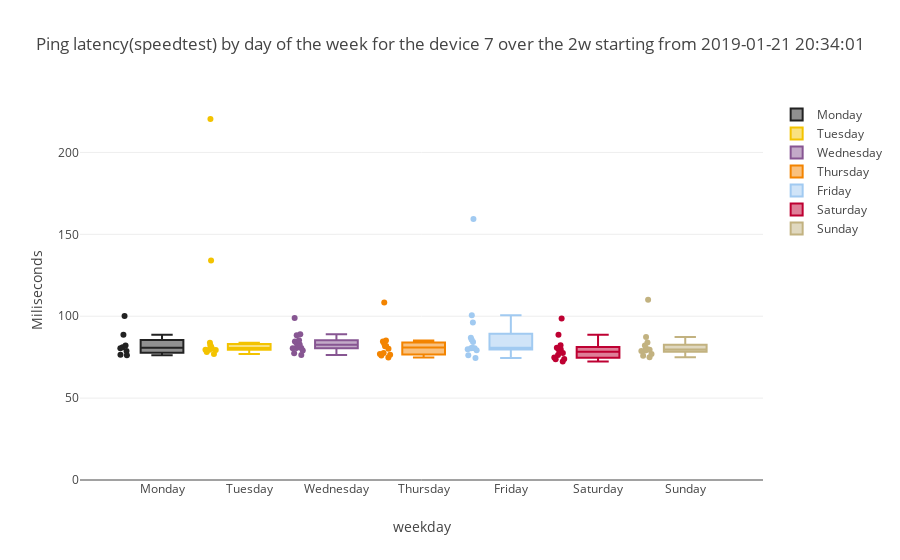

Write notebook code for a chart like this one.
### Code cell
device_number=7
subset=ping_speedtest_dataframe[ping_speedtest_dataframe["SK_PI"]==device_number]
simple_boxplot(dataframe=subset,plot_value='PING',sort_value='weekday',
               title="Ping latency(speedtest) by day of the week for the device "+str(device_number)+" over the "+time_interval+" starting from "+starting_point,
               ytitle="Miliseconds",weekdays=True, jitter=True)

### Figure 1 — Plotly figure (JSON) as saved in the notebook; plotly's stock layout.template omitted (floating-point values rounded to 4 significant figures)
{"data": [{"boxpoints": "all", "jitter": 0.3, "marker": {"color": "222222"}, "name": "Monday", "pointpos": -1.8, "type": "box", "y": [82.15, 78.78, 80.4, 76.12, 76.49, 88.73, 81.03, 100.2]}, {"boxpoints": "all", "jitter": 0.3, "marker": {"color": "F3C300"}, "name": "Tuesday", "pointpos": -1.8, "type": "box", "y": [79.52, 81.36, 80.35, 78.22, 79.43, 134.0, 82.28, 220.4, 80.88, 76.86, 79.57, 83.73]}, {"boxpoints": "all", "jitter": 0.3, "marker": {"color": "875692"}, "name": "Wednesday", "pointpos": -1.8, "type": "box", "y": [82.28, 76.34, 85.36, 82.78, 89.03, 83.72, 80.52, 84.63, 98.86, 80.64, 80.56, 79.07, 77.44, 88.45]}, {"boxpoints": "all", "jitter": 0.3, "marker": {"color": "F38400"}, "name": "Thursday", "pointpos": -1.8, "type": "box", "y": [76.08, 77.55, 80.11, 81.63, 81.79, 76.88, 83.29, 84.57, 76.44, 74.75, 108.4, 85.11]}, {"boxpoints": "all", "jitter": 0.3, "marker": {"color": "A1CAF1"}, "name": "Friday", "pointpos": -1.8, "type": "box", "y": [100.6, 80.44, 84.31, 76.22, 74.43, 80.48, 79.17, 159.4, 86.9, 79.86, 80.69, 85.67, 96.18]}, {"boxpoints": "all", "jitter": 0.3, "marker": {"color": "BE0032"}, "name": "Saturday", "pointpos": -1.8, "type": "box", "y": [88.72, 98.62, 74.81, 76.34, 72.28, 73.94, 73.66, 80.76, 82.26, 79.87, 78.38, 77.53, 80.21]}, {"boxpoints": "all", "jitter": 0.3, "marker": {"color": "C2B280"}, "name": "Sunday", "pointpos": -1.8, "type": "box", "y": [110.1, 87.31, 75.86, 78.73, 76.9, 79.01, 80.02, 79.58, 82.18, 79.72, 79.85, 83.9, 75.0]}], "layout": {"title": "Ping latency(speedtest) by day of the week for the device 7 over the 2w starting from 2019-01-21 20:34:01", "xaxis": {"title": "weekday"}, "yaxis": {"rangemode": "tozero", "title": "Miliseconds"}}}
